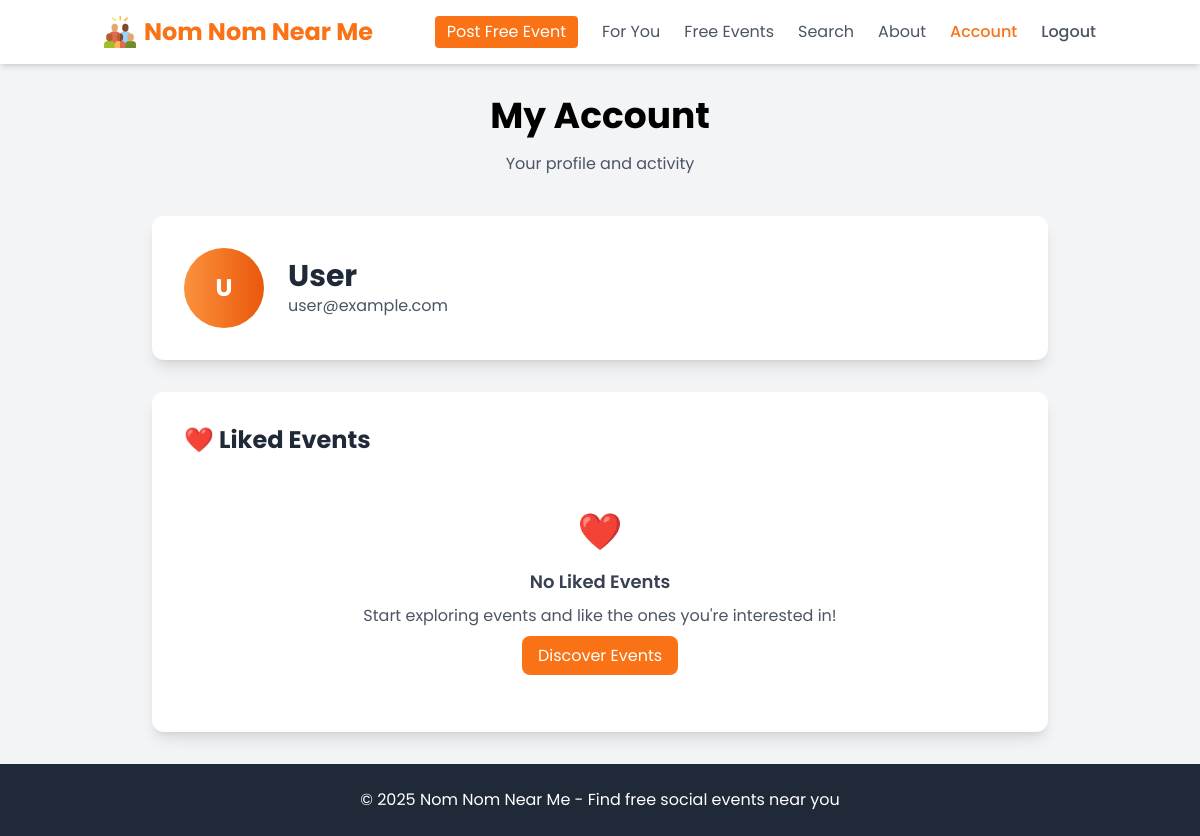
Before: /account (signed in) with the older database file.
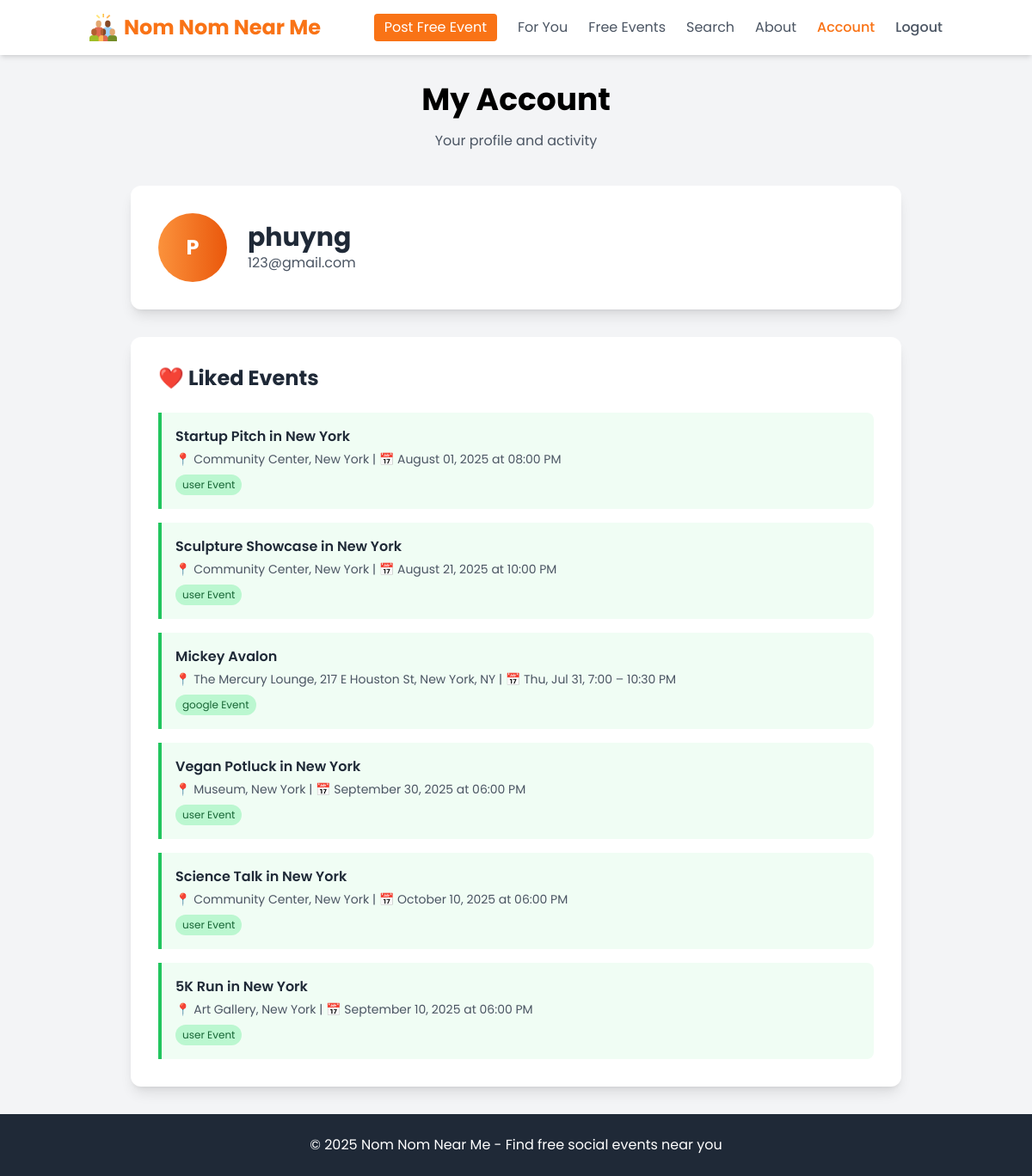
After: the same page with the newer database file.
### tables this page shows
CREATE TABLE users (
            id INTEGER PRIMARY KEY AUTOINCREMENT,
            name TEXT NOT NULL,
            email TEXT UNIQUE NOT NULL,
            password TEXT NOT NULL
        , phone TEXT);

CREATE TABLE saved_events (
            id INTEGER PRIMARY KEY AUTOINCREMENT,
            user_id INTEGER NOT NULL,
            event_global_id TEXT NOT NULL,
            event_source TEXT NOT NULL,
            event_title TEXT NOT NULL,
            event_date TEXT,
            event_location TEXT,
            event_url TEXT,
            saved_at TIMESTAMP DEFAULT CURRENT_TIMESTAMP, type TEXT,
            UNIQUE(user_id, event_global_id),
            FOREIGN KEY (user_id) REFERENCES users (id) ON DELETE CASCADE
        );

### app.py (the view)
@app.route("/account")
def account():
    if 'user_id' not in session:
        return redirect(url_for('home'))
    user_id = session['user_id']
    try:
        user_info = db.get_user_info(user_id)
        username = user_info['name'] if user_info else 'User'
        email = user_info['email'] if user_info else 'user@example.com'
        liked_events = db.get_liked_events(user_id)
        print(f"[DEBUG] Liked events returned: {liked_events}")
    except Exception as e:
        print(f"Error in account route: {e}")
        username = 'User'
        email = 'user@example.com'
        liked_events = []
    return render_template('account.html',
                         username=username,
                         email=email,
                         liked_events=liked_events)

### db.py (called while the page is built)
def get_user_info(user_id: int) -> dict:
    conn = sqlite3.connect(DB_PATH)
    cursor = conn.cursor()
    cursor.execute("""
        SELECT name, email
        FROM users
        WHERE id = ?
    """, (user_id,))
    row = cursor.fetchone()
    conn.close()
    if row:
        return {"name": row[0], "email": row[1]}
    return None

### templates/account.html (shortened to what this page needs)
<!DOCTYPE html>
<html lang="en">
<head>
  <script src="https://cdn.tailwindcss.com"></script>
  <link rel="stylesheet" href="../static/css/globals.css">
</head>
<body class="bg-gray-100 font-poppins">
  <div class="min-h-screen flex flex-col">
    <header class="bg-white shadow-md py-4">
      <div class="container mx-auto px-4 flex items-center justify-between">
        <div class="flex items-center space-x-2">
          <img src="../static/img/logo.png" alt="App Logo" class="w-8 h-8 object-contain" />
          <span class="text-2xl font-bold text-orange-500">Nom Nom Near Me</span>
        </div>
        <nav class="flex items-center space-x-6">
          <a href="{{ url_for('post_event') }}" class="bg-orange-500 text-white px-3 py-1 rounded hover:bg-orange-600 transition">Post Free Event</a>
          <a href="{{ url_for('for_you') }}" class="nav-link text-gray-600 hover:text-orange-500">For You</a>
          <a href="{{ url_for('user_events') }}" class="nav-link text-gray-600 hover:text-orange-500">Free Events</a>
          <a href="{{ url_for('search') }}" class="nav-link text-gray-600 hover:text-orange-500">Search</a>
          <a href="{{ url_for('about') }}" class="nav-link text-gray-600 hover:text-orange-500">About</a>
          <a href="{{ url_for('account') }}" class="nav-link text-orange-500 font-medium">Account</a>
          <a href="{{ url_for('home') }}" class="nav-link text-gray-600 hover:text-red-500 font-medium">Logout</a>
        </nav>
      </div>
    </header>
    <main class="flex-grow container mx-auto px-4 py-8">
      <h1 class="text-4xl font-bold text-center mb-4">My Account</h1>
      <p class="text-gray-600 text-center mb-10">Your profile and activity</p>
      <div class="max-w-4xl mx-auto space-y-8">
        <div class="bg-white p-8 rounded-xl shadow-lg">
          <div class="flex items-center space-x-6">
            <div class="w-20 h-20 bg-gradient-to-r from-orange-400 to-orange-600 rounded-full flex items-center justify-center text-white text-2xl font-bold">
              {{ username[0].upper() if username else 'U' }}
            </div>
            <div>
              <h2 class="text-3xl font-bold text-gray-800">{{ username }}</h2>
              <p class="text-gray-600">{{ email }}</p>
            </div>
          </div>
        </div>
        <div class="bg-white p-8 rounded-xl shadow-lg">
          <h3 class="text-2xl font-bold text-gray-800 mb-6">❤️ Liked Events</h3>
          {% if liked_events %}
          <div class="space-y-4">
            {% for event in liked_events %}
            <div class="border-l-4 border-green-500 bg-green-50 p-4 rounded-r-lg">
              <h4 class="font-semibold text-gray-800">{{ event.title }}</h4>
              <p class="text-gray-600 text-sm mt-1">
                📍 {{ event.location or 'Location not available' }}
                {% if event.date %}
                | 📅 {{ event.date }}
                {% endif %}
              </p>
              <span class="inline-block mt-2 px-2 py-1 bg-green-200 text-green-800 text-xs rounded-full">
                {{ event.source or 'Unknown' }} Event
              </span>
            </div>
            {% endfor %}
          </div>
          {% else %}
          <div class="text-center py-8">
            <div class="text-4xl mb-4">❤️</div>
            <h4 class="text-lg font-semibold text-gray-700 mb-2">No Liked Events</h4>
            <p class="text-gray-600 mb-4">Start exploring events and like the ones you're interested in!</p>
            <a href="{{ url_for('for_you') }}" class="bg-orange-500 text-white px-4 py-2 rounded-lg hover:bg-orange-600 transition">
              Discover Events
            </a>
          </div>
          {% endif %}
        </div>
      </div>
    </main>
    <footer class="bg-gray-800 text-white py-6">
      <div class="container mx-auto px-4 text-center">
        <p>© 2025 Nom Nom Near Me - Find free social events near you</p>
      </div>
    </footer>
  </div>
</body>
</html>

### static/css/globals.css (style rules this page uses)
body { font-family: 'Poppins', sans-serif; background-color: #f3f4f6; margin: 0; padding: 0; -webkit-font-smoothing: antialiased; -moz-osx-font-smoothing: grayscale; }
*, *::before, *::after { box-sizing: border-box; }
.nav-link { position: relative; }
.nav-link::after { content: ''; position: absolute; bottom: -2px; left: 0; width: 0; height: 2px; background-color: #f97316; transition: width 0.3s ease; }

Changed rows visible on the page:
now on this page (row unchanged): users: name "P", name "phuyng", email "123@gmail.com"
added saved_events: title "Startup Pitch in New York", event_location "Community Center, New York", date "August 01, 2025 at 08:00 PM", event_source "user"
added saved_events: title "Sculpture Showcase in New York", event_location "Community Center, New York", date "August 21, 2025 at 10:00 PM", event_source "user"
added saved_events: title "Mickey Avalon", event_location "The Mercury Lounge, 217 E Houston St, New York, NY", date "Thu, Jul 31, 7:00 – 10:30 PM", event_source "google"
added saved_events: title "Vegan Potluck in New York", event_location "Museum, New York", date "September 30, 2025 at 06:00 PM", event_source "user"
added saved_events: title "Science Talk in New York", event_location "Community Center, New York", date "October 10, 2025 at 06:00 PM", event_source "user"
added saved_events: title "5K Run in New York", event_location "Art Gallery, New York", date "September 10, 2025 at 06:00 PM", event_source "user"
Other visible differences:
{{ username[0].upper() if username else 'U' }}: "U" → (not shown)
{{ username }}: "User" → (not shown)
{{ email }}: "user@example.com" → (not shown)
text no longer shown: "❤️ No Liked Events Start exploring events and like the ones you're interested in! Discover Events"
